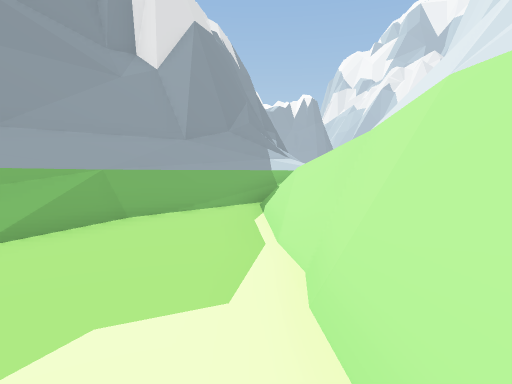
View 1 (above)

24 first-person views from a walk through a scene from a Unity 3-D project. The camera is 1.4 m above the floor, tilts 4° down and sees 75° across. The floor is counted in squares, 2 m on a side. Each view is taken from the middle of a square. On the plan, view 1 faces up. The plan holds only what a view shows up to about 10 squares ahead; the rest is blank. The place goes on beyond the plan.

View 2
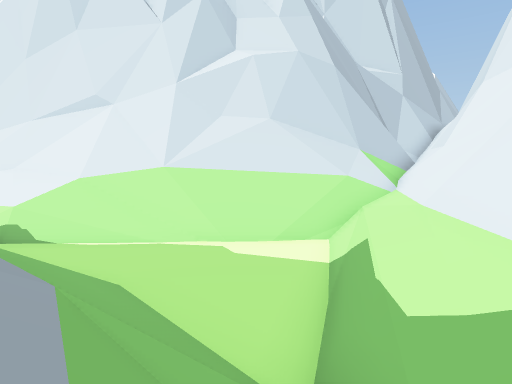

View 3
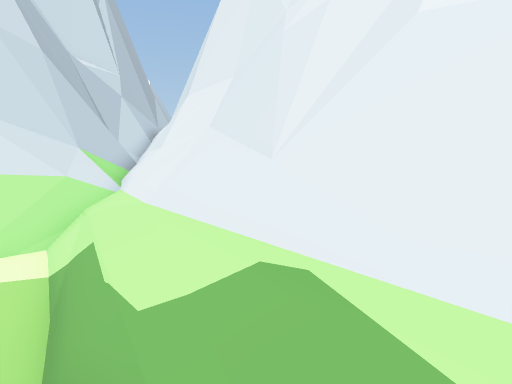

View 4
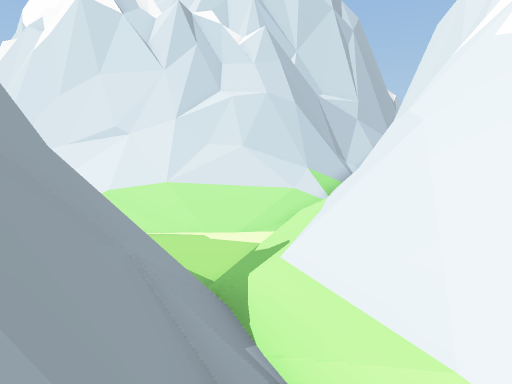

View 5
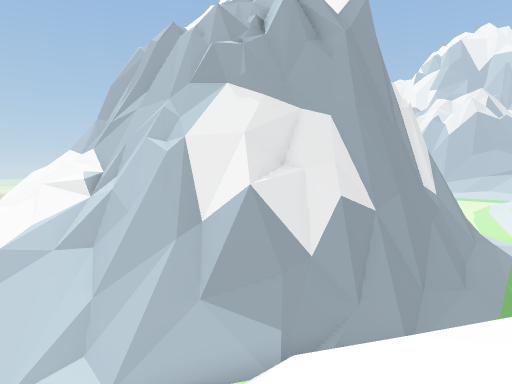

View 6
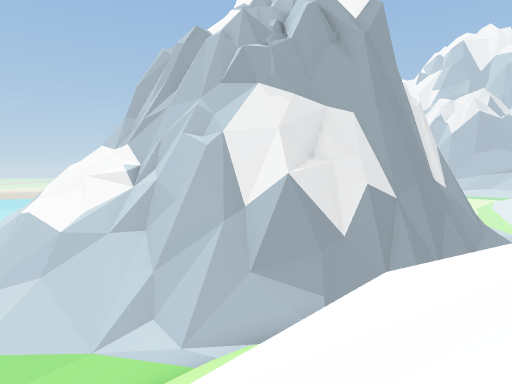

View 7
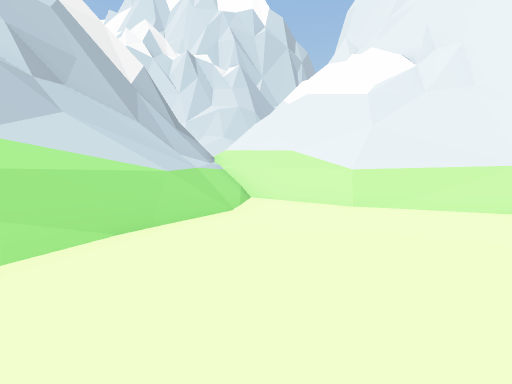

View 8
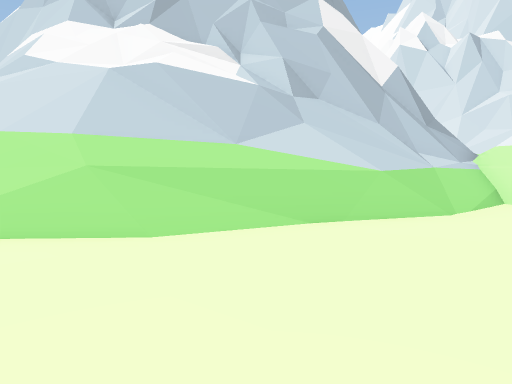

View 9
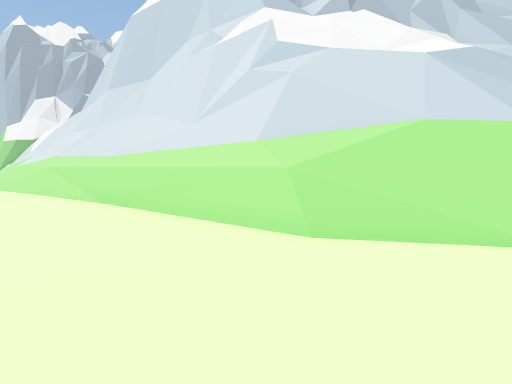

View 10
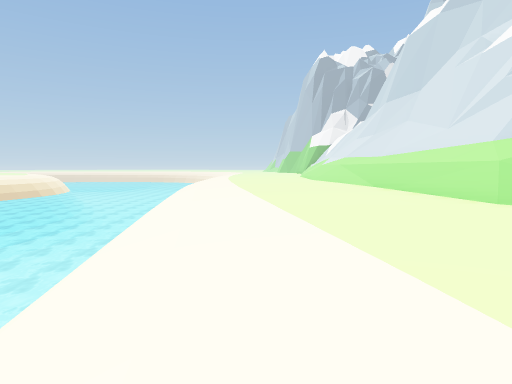

View 11
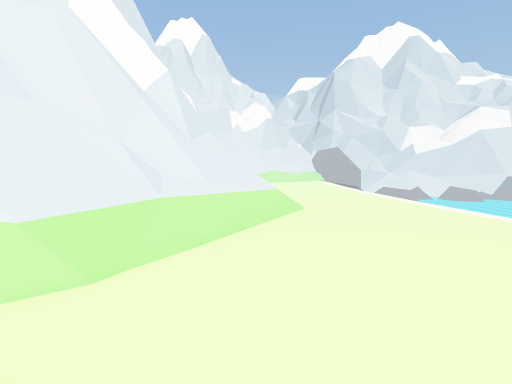

View 12
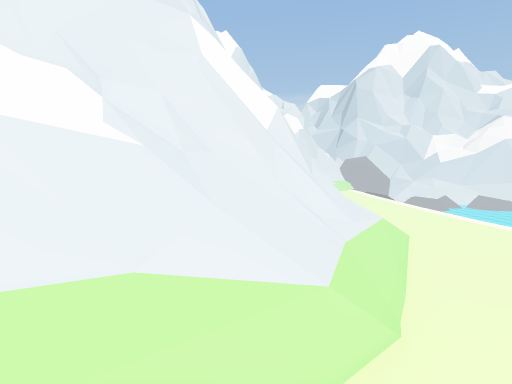

View 13
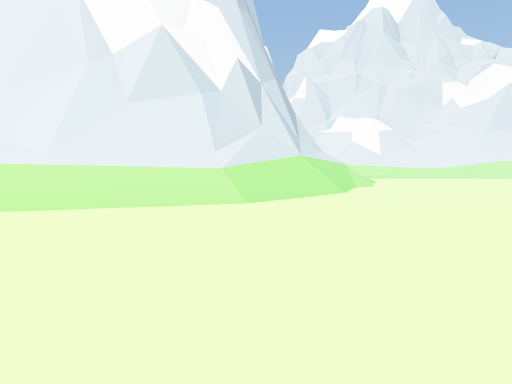

View 14
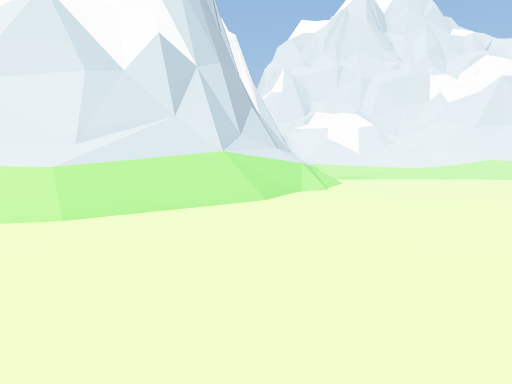

View 15
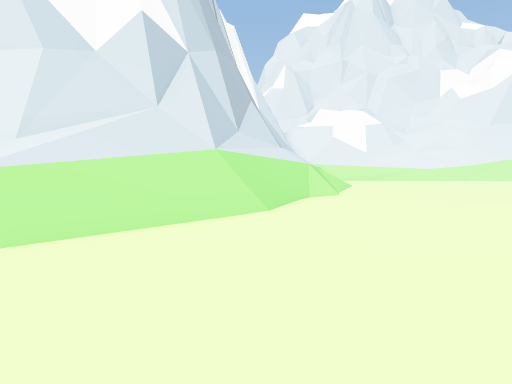

View 16
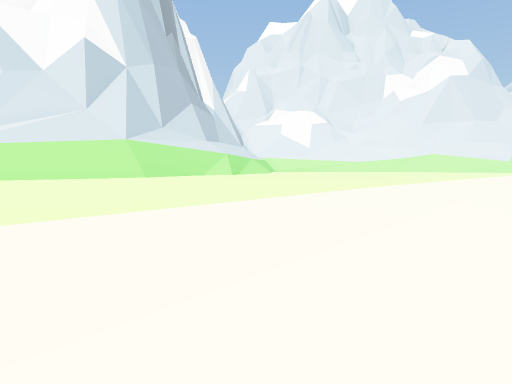

View 17
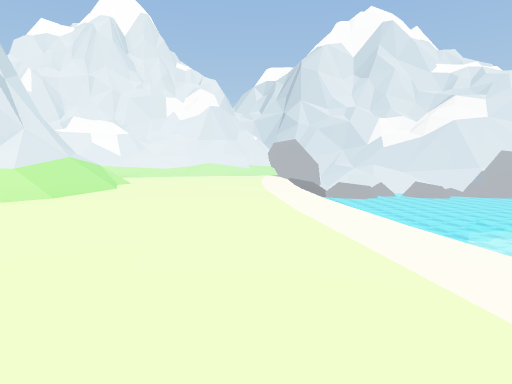

View 18
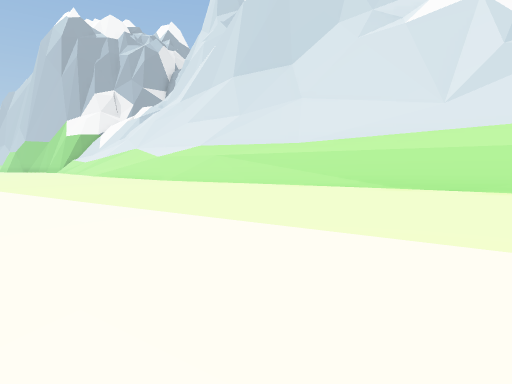

View 19
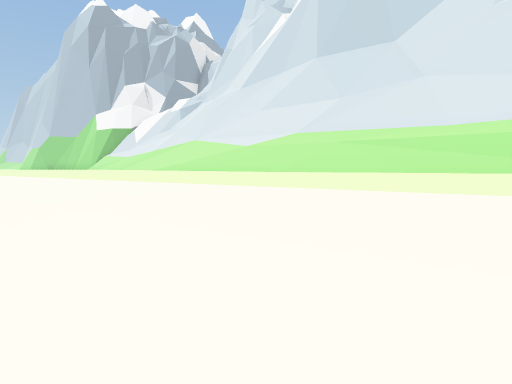

View 20
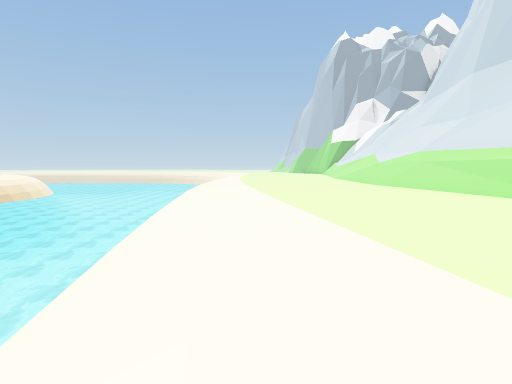

View 21
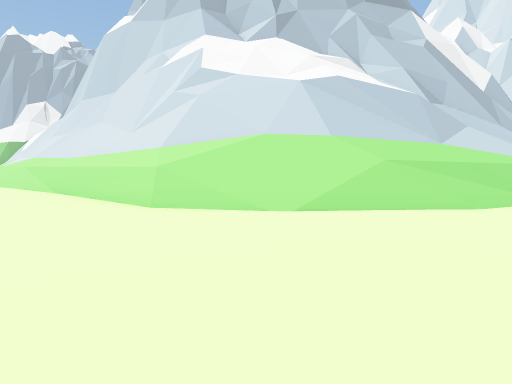

View 22
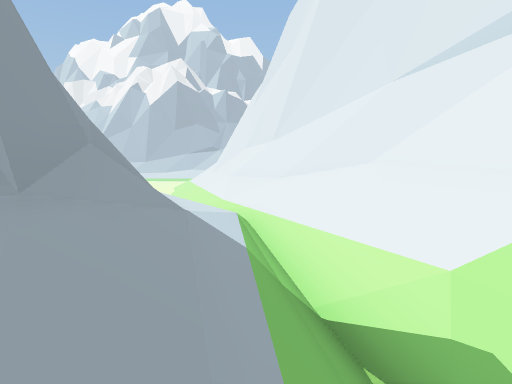

View 23
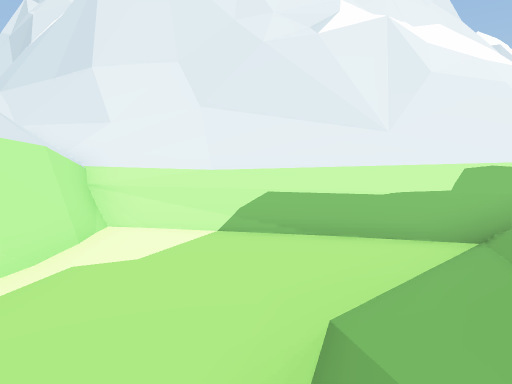

View 24
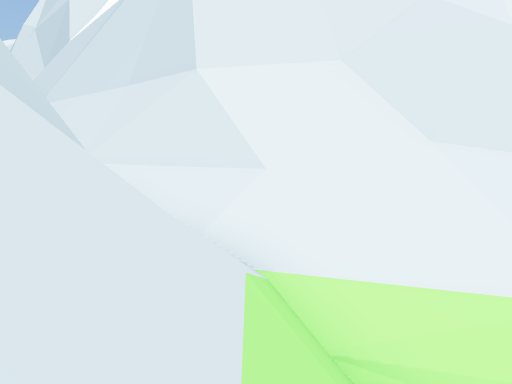

### Floor plan
Key: @ floor where view 1 was taken; # wall or solid block; . main floor; - floor 0.5 m lower than the main floor; _ floor 0.75 m lower than the main floor; : floor 2 m higher than the main floor; / step, stairs or slope; = window, fence, low wall or low ledge; ≈ water the walk keeps out of; ^ raised ledge; v drop or lower ground.
Columns run from 33 left of view 1 to 6 right of it. Each row starts with its distance up from view 1.
 14   _-....//#^
 13 ≈ _-....///#                        ///^
 12 ≈ /--...///#                     #/ //#^
 11 ≈ /--...///^ #                  ##////#
 10 ≈ /--...///^v/                  #/////^
  9 ≈ /_-....//^v/                 ^/////#^
  8 ≈ /_-..../#=v//               ^#/////#
  7 ≈ /_-..../#v=//              ^#/////#^
  6 ≈≈v_-..../////=#=            #//////^
  5 ≈≈ /--...//////=//#          #//../#^
  4    /--.../////////##^      ^#///../#^
  3    /_-.../////////##^^   #^#///...###
  2    /_-..../////////###^^#/#///....//#
  1    //-.....//////////####////.....//^
  0     _-......///////////=/////==..@//=#
 -1      --.......////////////###=#==/=/=#
 -2           ........////  ///v##==: ==##
 -3           .......///// /////v^##= #==
 -4         .  .....///////// //vvv######
 -5        .........////////#   //vv^^^^###
 -6       -......../////////       #^    ^##
 -7       -........//////////
 -8      _-......./////##//###
 -9      /--......////#^^###^
-10      /--...../////#
-11      /--.....///###
-12      /--.....///#^^
-13      /_-.....//##
-14      /_-.....//#^
-15      /_-.....///#
-16       _-.....//###
-17       _-......//#^
-18       _-......//#
-19       _-......//
-20       _-.......
-21       _-......

Where each view was taken, in squares from view 1:
view 1: 0 up, 0 right, facing up
view 2: 1 up, 7 left, facing right
view 3: 1 up, 7 left, facing down-right
view 4: 0 up, 11 left, facing right
view 5: 6 down, 11 left, facing up
view 6: 7 down, 12 left, facing up
view 7: 2 down, 23 left, facing right
view 8: 3 down, 23 left, facing up-right
view 9: 2 up, 27 left, facing up-right
view 10: 1 down, 28 left, facing up
view 11: 0 up, 19 left, facing down
view 12: 1 up, 15 left, facing down
view 13: 7 down, 25 left, facing down-right
view 14: 10 down, 25 left, facing down-right
view 15: 11 down, 24 left, facing down-right
view 16: 11 down, 28 left, facing down-right
view 17: 4 down, 25 left, facing down
view 18: 6 up, 30 left, facing up-right
view 19: 9 up, 31 left, facing up-right
view 20: 4 up, 29 left, facing up
view 21: 1 down, 27 left, facing up-right
view 22: 6 up, 2 left, facing up-right
view 23: 5 up, 2 left, facing down
view 24: 1 up, 2 right, facing down
